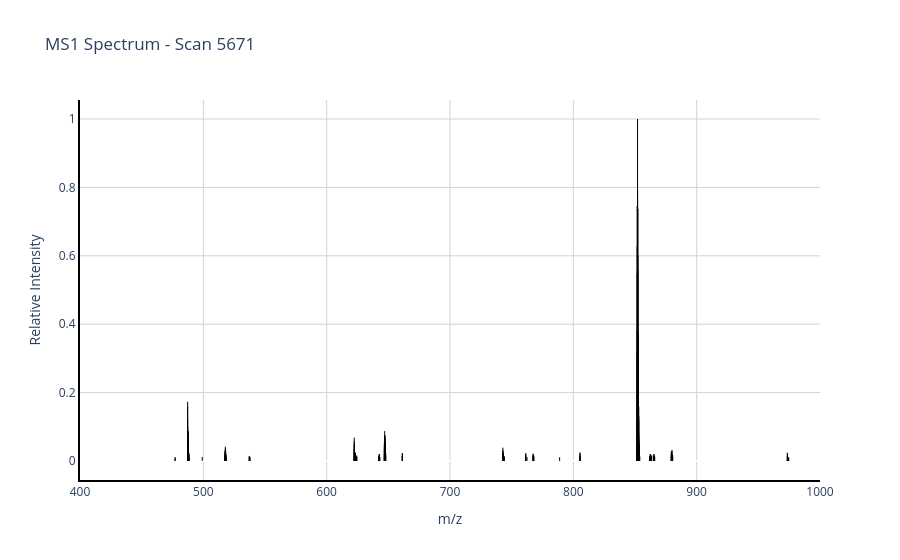

Write notebook code for a chart like this one.
### Markdown cell above
### 1.1 Overview of Mass Spectrometric Data
#### 1.1.a Example MS1 Spectrum

Shown below is an MS1 spectrum: All ions between 400 and 1500 m/z were collected and analyzed.
If you zoom in. you can see three peaks at 487.3, 487.8, 488.3. These peaks represent three different isotopologues of a peptide.

### Code cell
# The import/reload can be removed once util.py is stable
import util
importlib.reload(util)
from util import *  

mzml_path = '04-17-23_CA_Tryp_HCD_10min_CLEAN.mzML'
get_MS1_object(mzml_path, 5671)
